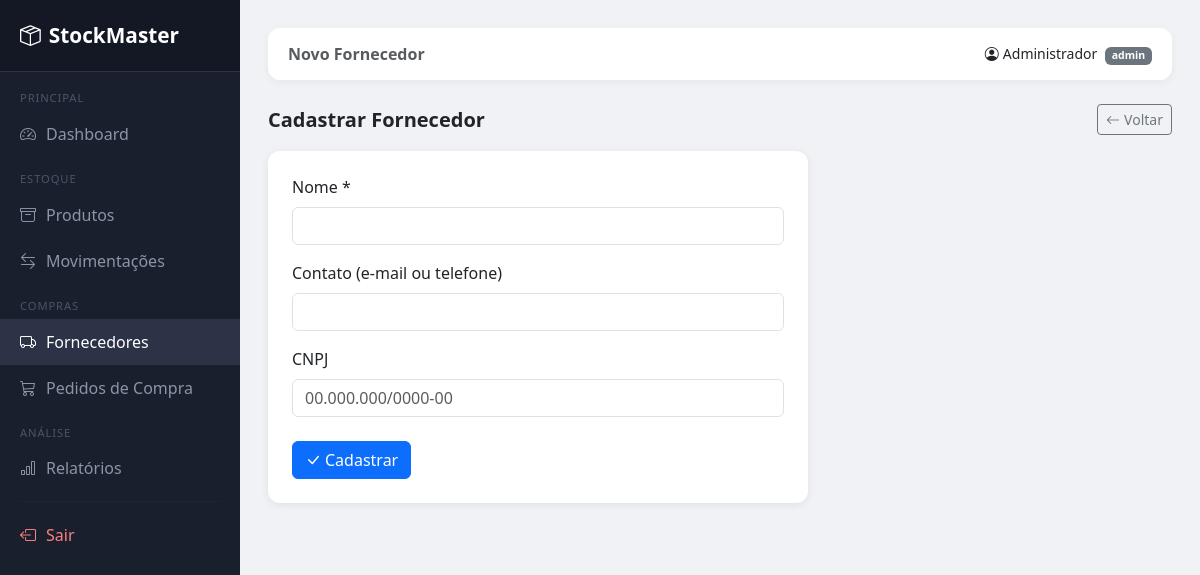
The page /fornecedores/editar/1 (signed in) on the database as committed earlier.
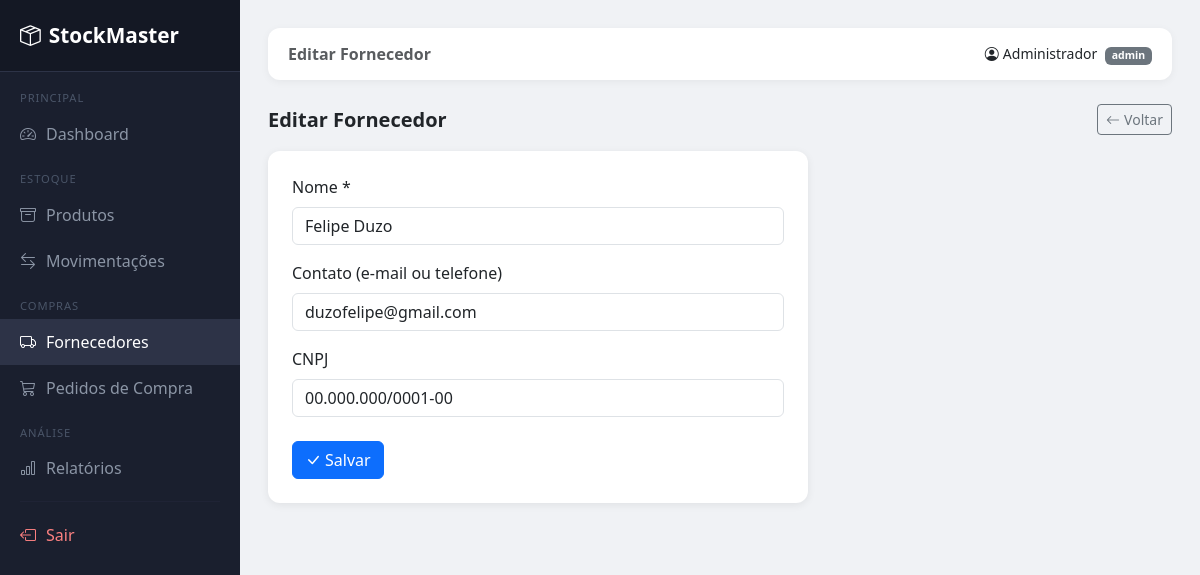
The same page on the database as committed later.
### tables this page shows
CREATE TABLE fornecedores (
            id      INTEGER PRIMARY KEY AUTOINCREMENT,
            nome    TEXT NOT NULL,
            contato TEXT,
            cnpj    TEXT UNIQUE
        );

### routes/fornecedores.py (the view, shortened to what this page needs)
@fornecedores_bp.route("/editar/<int:id>", methods=["GET", "POST"])
@login_required
def editar(id):
    conn = get_connection()
    fornecedor = conn.execute("SELECT * FROM fornecedores WHERE id=?", (id,)).fetchone()
    conn.close()
    return render_template("fornecedores/form.html", fornecedor=fornecedor)

### app.py (called while the page is built)
@login_manager.user_loader
def load_user(user_id):
    conn = get_connection()
    user = conn.execute("SELECT * FROM usuarios WHERE id = ?", (user_id,)).fetchone()
    conn.close()
    if user:
        return User(user["id"], user["nome"], user["email"], user["perfil"])
    return None

### database.py (called while the page is built)
def get_connection():
    conn = sqlite3.connect(DB_PATH, check_same_thread=False)
    conn.execute("PRAGMA foreign_keys = ON")
    conn.row_factory = sqlite3.Row
    return conn

### templates/fornecedores/form.html
{% extends "base.html" %}
{% block page_title %}{{ 'Editar' if fornecedor else 'Novo' }} Fornecedor{% endblock %}
{% block content %}
<div class="d-flex justify-content-between align-items-center mb-3">
  <h5 class="fw-bold mb-0">{{ 'Editar Fornecedor' if fornecedor else 'Cadastrar Fornecedor' }}</h5>
  <a href="/fornecedores/" class="btn btn-outline-secondary btn-sm"><i class="bi bi-arrow-left me-1"></i>Voltar</a>
</div>
<div class="card p-4" style="max-width:540px;">
  <form method="POST">
    <div class="mb-3">
      <label class="form-label">Nome *</label>
      <input type="text" name="nome" class="form-control" value="{{ fornecedor.nome if fornecedor else '' }}" required>
    </div>
    <div class="mb-3">
      <label class="form-label">Contato (e-mail ou telefone)</label>
      <input type="text" name="contato" class="form-control" value="{{ fornecedor.contato if fornecedor else '' }}">
    </div>
    <div class="mb-4">
      <label class="form-label">CNPJ</label>
      <input type="text" name="cnpj" class="form-control" value="{{ fornecedor.cnpj if fornecedor else '' }}" placeholder="00.000.000/0000-00">
    </div>
    <button type="submit" class="btn btn-primary">
      <i class="bi bi-check-lg me-1"></i>{{ 'Salvar' if fornecedor else 'Cadastrar' }}
    </button>
  </form>
</div>
{% endblock %}

Rows that differ between the two databases and show on the page:
added fornecedores: nome "Felipe Duzo", contato "duzofelipe@gmail.com", cnpj "00.000.000/0001-00"
Other text that changed with them:
{{ 'Editar' if fornecedor else 'Novo' }}: "Novo" → "Editar"
{{ 'Editar Fornecedor' if fornecedor else 'Cadastrar Fornecedor' }}: "Cadastrar Fornecedor" → "Editar Fornecedor"
{{ 'Salvar' if fornecedor else 'Cadastrar' }}: "Cadastrar" → "Salvar"
